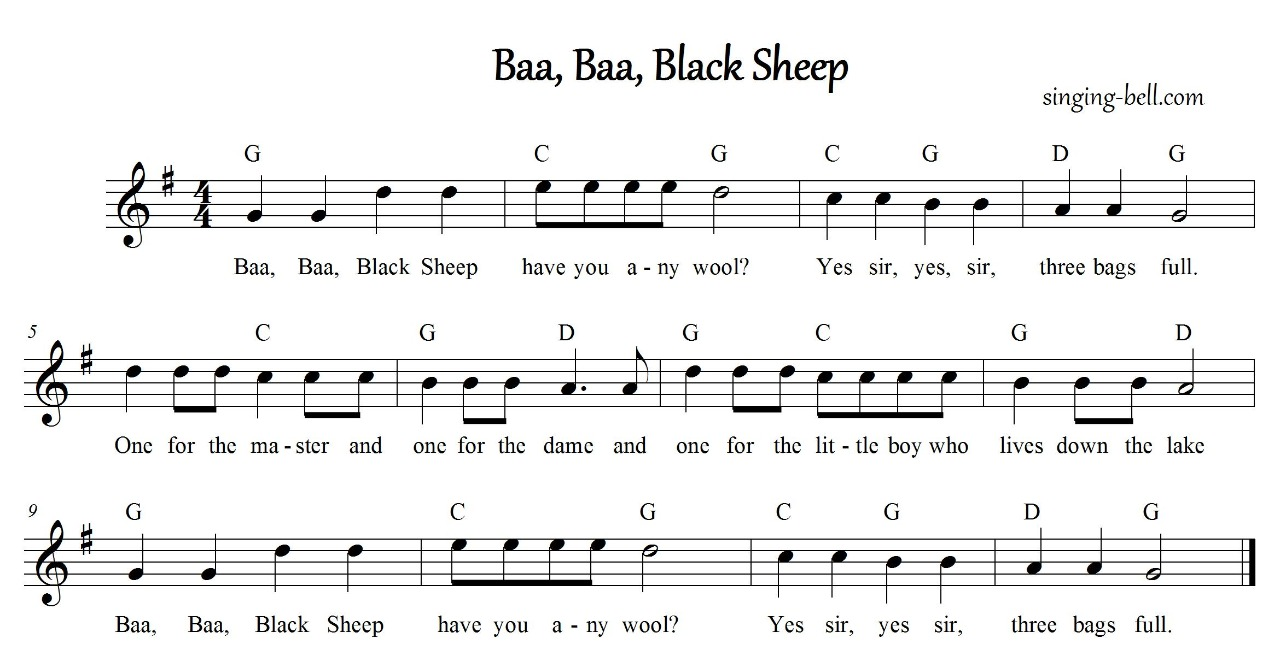
#> input picture data/inputs/BlackSheep.jpeg, 1280 x 662 px
$ python -i my_functions.py   (imports and definitions only)
#> lines starting #> are read from the running program, lines starting #| are printed output that depends on the picture; after the words box and inside, x2 and y2 are one past the last pixel; in counts of white or black regions, pixels touching at a corner belong together
import numpy as np
import cv2
import matplotlib.pyplot as plt
from scipy.stats import mode
from scipy import ndimage

def findTiltAngle(img_edges):

  lines= cv2.HoughLines(img_edges, 1, np.pi/180.0, 250, np.array([]))
  for line in lines:
      rho, theta = line[0]
  theta = theta*180/np.pi

  if (theta < 0):

    theta = theta + 90

  else:

    theta = theta - 90

    return theta

def correctSkew(img_th):
    img_edges = cv2.Canny(img_th, 100, 200)
    theta = findTiltAngle(img_edges)
    img_rotated = ndimage.rotate(img_th, theta)
    return img_rotated

# [208 lines left out: functions getMode, getClef, LineWidthNorm, lineToNoteMap, spaceToNoteMap, getStaffLineNums and 7 more, not called in this run]

def firstElem(e):
    return e[0]

# [39 lines left out: functions getNoteSequence2, noteIdentification2, not called in this run]

>>> import cv2
>>> picture = cv2.imread('../data/inputs/BlackSheep.jpeg')
#> picture is the input picture: shape (662, 1280, 3); mean B, G, R 239.6, 239.7, 239.7
>>> result = correctSkew(picture)
#> in correctSkew, `img_edges = cv2.Canny(img_th, 100, 200)`:
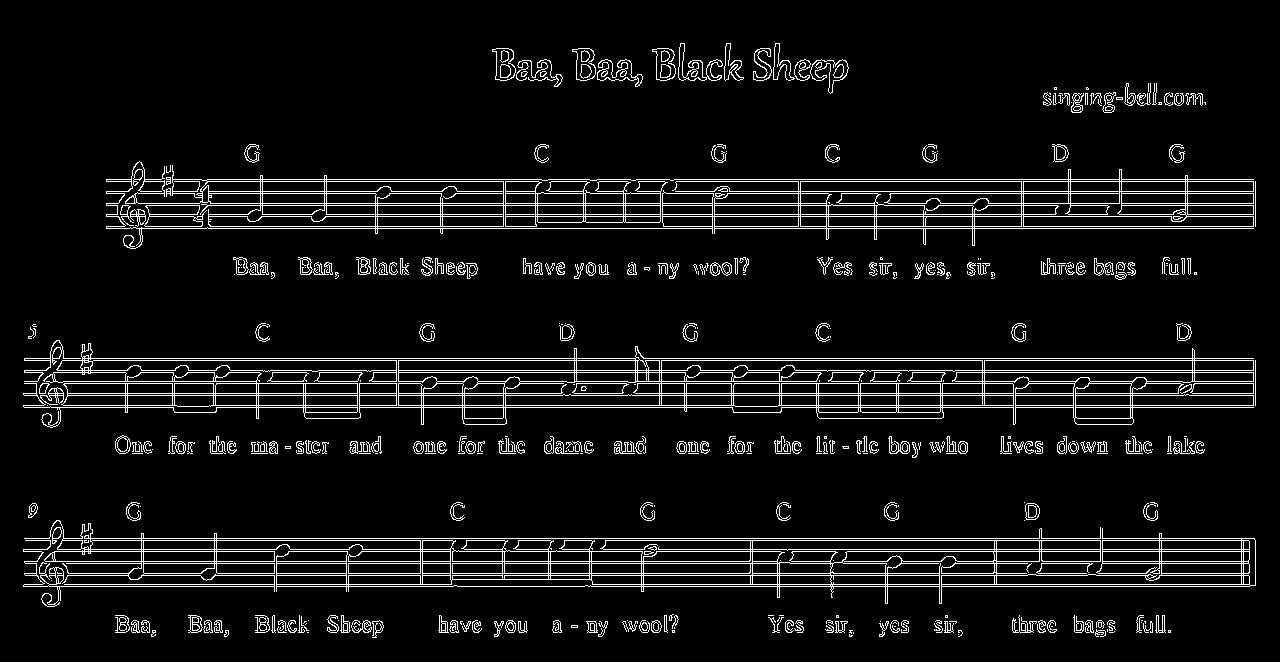
#> img_edges: shape (662, 1280); 6.8% white in thin lines or dots, all inside (x1, y1, x2, y2) = (23, 43, 1256, 638)
#> in findTiltAngle, `lines= cv2.HoughLines(img_edges, 1, np.pi/180.0, 250, np.array([]))`: lines = 100 rows, first 8: [538, 1.57], [358, 1.57], [586, 1.57], [360, 1.57], [395, 1.57], [393, 1.57], [540, 1.57], [575, 1.57]
#> the loop in findTiltAngle, `for line in lines:` made 100 passes
#> (rho, theta) on passes 1 to 12: (538, 1.57), (358, 1.57), (586, 1.57), (360, 1.57), (395, 1.57), (393, 1.57), (540, 1.57), (575, 1.57), (561, 1.57), (551, 1.57), (573, 1.57), (228, 1.57)
#> in findTiltAngle, `theta = theta*180/np.pi`: theta = 92
#> in findTiltAngle, `theta = theta - 90`: theta = 2
#> in correctSkew, `img_rotated = ndimage.rotate(img_th, theta)`:
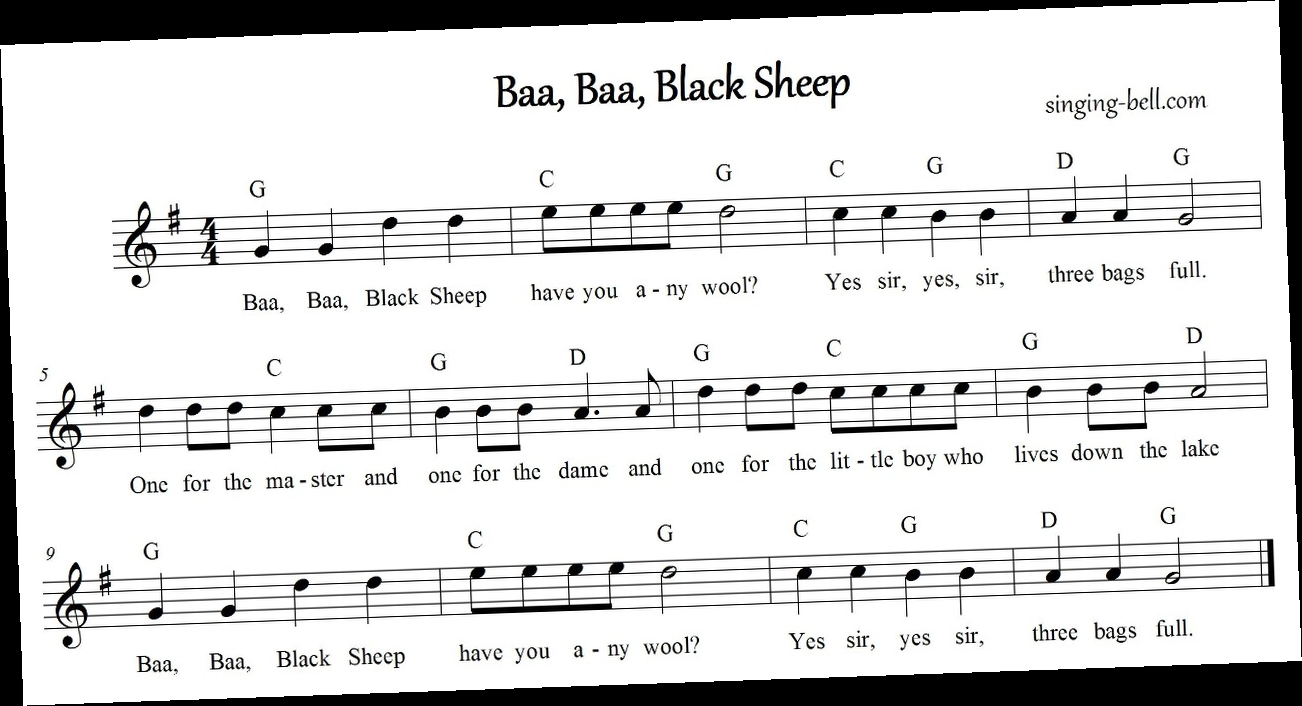
#> img_rotated: shape (706, 1302, 3); mean B, G, R 219.7, 219.8, 219.8

$ run again, on data/inputs/notes.jpeg
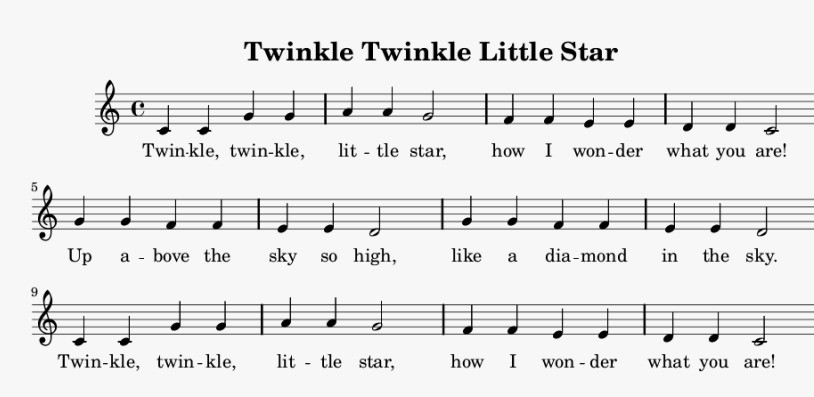
#> input picture data/inputs/notes.jpeg, 814 x 397 px
#> picture is the input picture: shape (397, 814, 3); min 0, max 255, mean 231.9
#> in correctSkew, `img_edges = cv2.Canny(img_th, 100, 200)`:
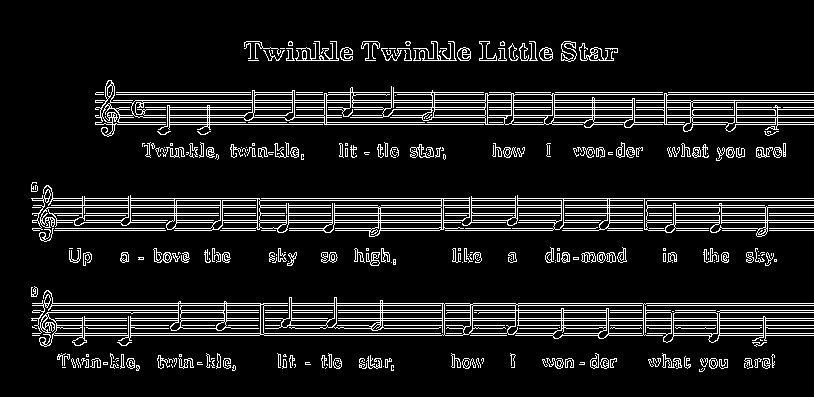
#> img_edges: shape (397, 814); 10.2% white in thin lines or dots, all inside (x1, y1, x2, y2) = (31, 41, 814, 372)
#> lines = 43 rows, first 8: [198, 1.57], [303, 1.57], [200, 1.57], [305, 1.57], [207, 1.57], [205, 1.57], [310, 1.57], [318, 1.57]
#> the loop in findTiltAngle, `for line in lines:` made 43 passes
#> in findTiltAngle, `theta = theta*180/np.pi`: theta = 90
#> in findTiltAngle, `theta = theta - 90`: theta = 2.5e-06

$ run again, on data/inputs/Ba-ba-black.png
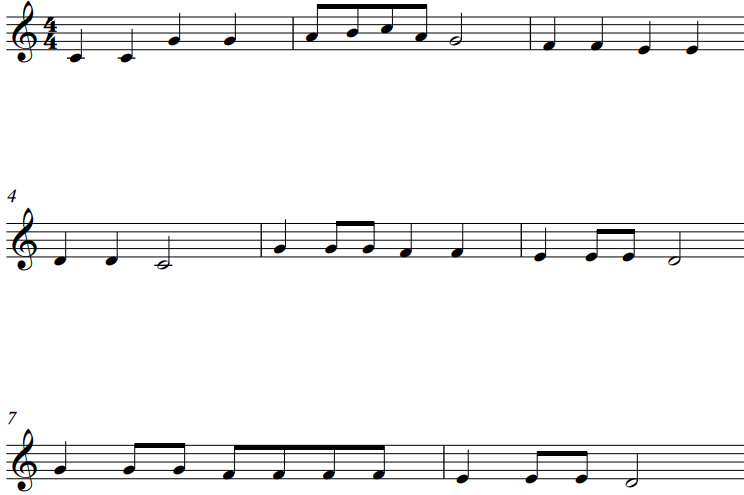
#> input picture data/inputs/Ba-ba-black.png, 744 x 495 px
#> picture is the input picture: shape (495, 744, 3); mean B, G, R 242.8, 242.8, 242.8
#> in correctSkew, `img_edges = cv2.Canny(img_th, 100, 200)`:
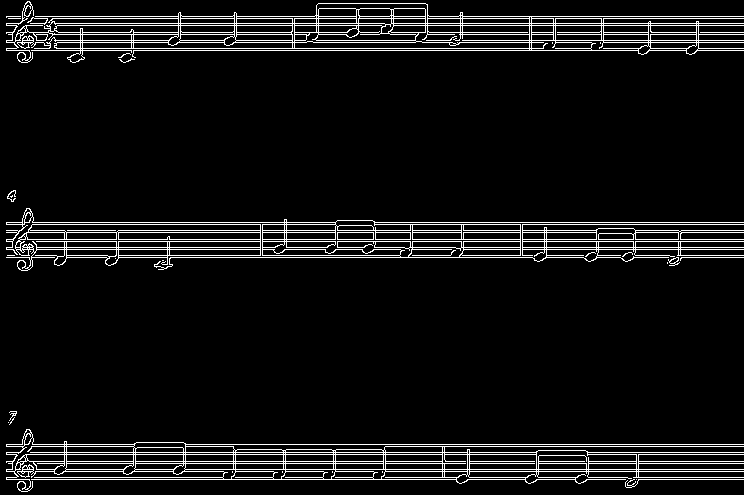
#> img_edges: shape (495, 744); 6.8% white in thin lines or dots
#> lines = 40 rows, first 8: [239, 1.57], [461, 1.57], [50, 1.57], [18, 1.57], [23, 1.57], [241, 1.57], [16, 1.57], [463, 1.57]
#> the loop in findTiltAngle, `for line in lines:` made 40 passes
#> in findTiltAngle, `theta = theta*180/np.pi`: theta = 91
#> in findTiltAngle, `theta = theta - 90`: theta = 1
#> in correctSkew, `img_rotated = ndimage.rotate(img_th, theta)`:
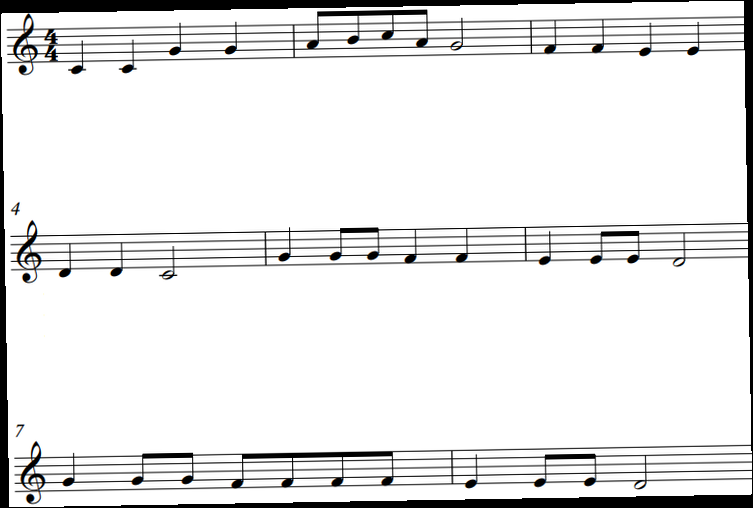
#> img_rotated: shape (508, 753, 3); mean B, G, R 232.3, 232.3, 232.3

$ run again, on data/inputs/london-bridge.png
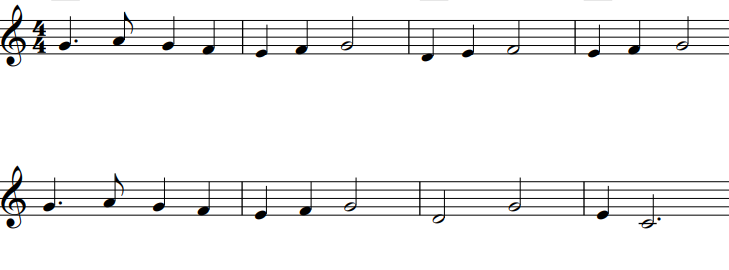
#> input picture data/inputs/london-bridge.png, 729 x 270 px
#> picture is the input picture: shape (270, 729, 3); mean B, G, R 241.4, 241.4, 241.4
#> in correctSkew, `img_edges = cv2.Canny(img_th, 100, 200)`:
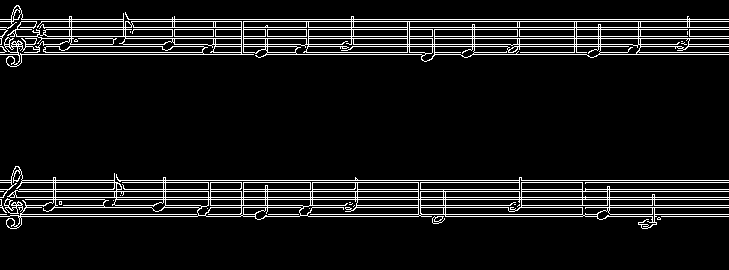
#> img_edges: shape (270, 729); 8.4% white in thin lines or dots, all inside (x1, y1, x2, y2) = (0, 5, 729, 229)
#> lines = 30 rows, first 8: [19, 1.57], [180, 1.57], [197, 1.57], [21, 1.57], [191, 1.57], [27, 1.57], [182, 1.57], [189, 1.57]
#> the loop in findTiltAngle, `for line in lines:` made 30 passes
#> in findTiltAngle, `theta = theta*180/np.pi`: theta = 91
#> in findTiltAngle, `theta = theta - 90`: theta = 1
#> in correctSkew, `img_rotated = ndimage.rotate(img_th, theta)`:
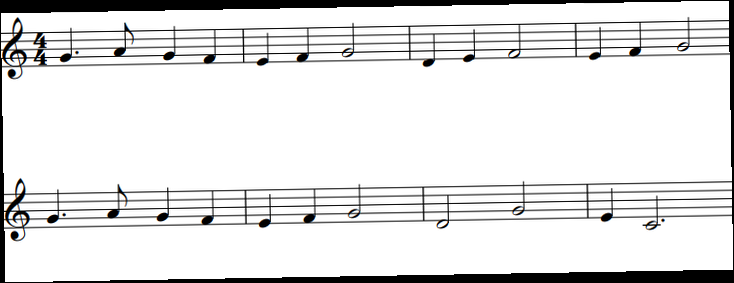
#> img_rotated: shape (283, 734, 3); mean B, G, R 226.7, 226.7, 226.7
